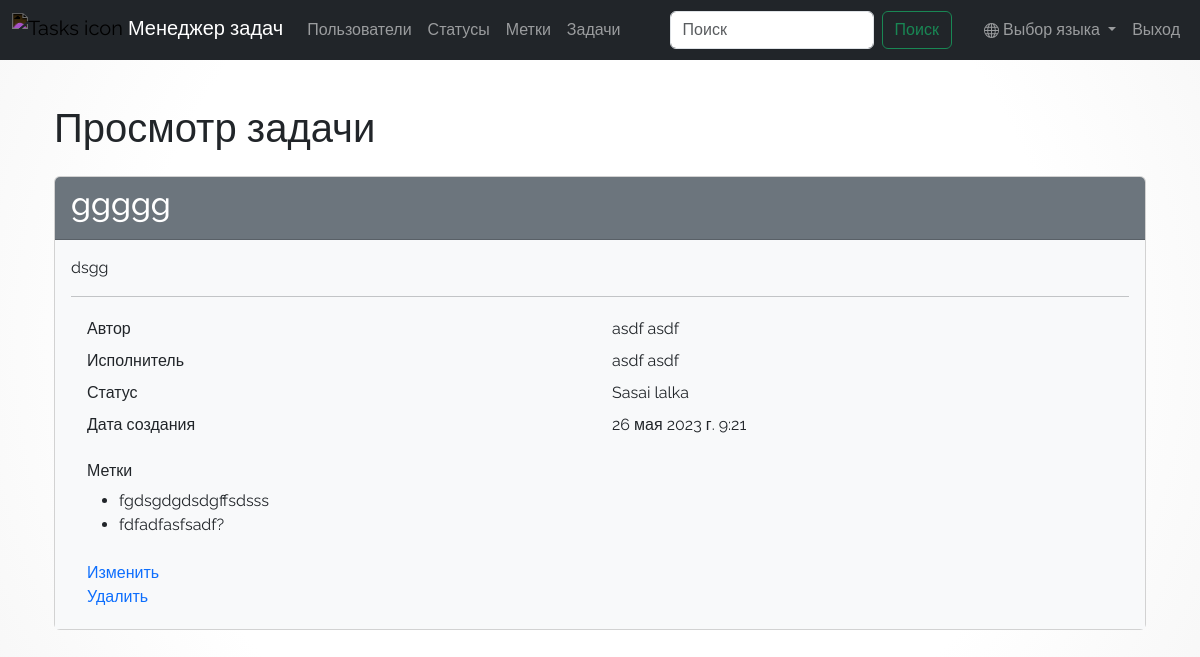
Page /tasks/3/ (signed in) on the committed database.
### task_manager/tasks/models.py (models this page shows, shortened)
class Task(models.Model):
    name = models.CharField(
        max_length=50,
        unique=True,
        verbose_name=_("Task name"),
    )
    description = models.TextField(
        max_length=1000, verbose_name=_("Description"), default=""
    )
    status = models.ForeignKey(
        Status, on_delete=models.PROTECT, null=True, verbose_name=_("Status")
    )
    assigned_by = models.ForeignKey(
        User,
        null=True,
        on_delete=models.PROTECT,
        related_name="creator",
        verbose_name=_("Creator"),
    )
    executor = models.ForeignKey(
        User,
        on_delete=models.PROTECT,
        related_name="assignee",
        verbose_name=_("Assignee"),
        blank=True,
        default="",
        null=True,
    )
    labels = models.ManyToManyField(
        Label,
        through="LabelM2m",
        related_name="labels",
        blank=True,
        verbose_name=_("Label"),
    )
    created_at = models.DateTimeField(
        auto_now_add=True,
        verbose_name=_("Created at "),
    )
    class Meta:
        verbose_name = _("Task")
        verbose_name_plural = _("Tasks")

### task_manager/statuses/models.py (models this page shows)
class Status(models.Model):
    name = models.CharField(
        max_length=50,
        unique=True,
        verbose_name=_("Status name "),
    )
    created_at = models.DateTimeField(
        auto_now_add=True,
        verbose_name=_("Created at "),
    )
    class Meta:
        verbose_name = _("Status")
        verbose_name_plural = _("Statuses")
    def __str__(self):
        return self.name

### task_manager/labels/models.py (models this page shows, shortened)
class Label(models.Model):
    name = models.CharField(
        max_length=50,
        unique=True,
        verbose_name=_("Label name"),
    )
    created_at = models.DateTimeField(
        auto_now_add=True,
        verbose_name=_("Created at"),
    )
    class Meta:
        verbose_name = _("Label")
        verbose_name_plural = _("Labels")

### task_manager/tasks/views.py (the view)
# urls.py: path('<int:id>/', views.TaskShowView.as_view(), name='task_show'),
class TaskShowView(LoginRequiredMixin, DetailView):
    model = Task
    template_name = "tasks/show.html"
    login_url = reverse_lazy("user_login")
    pk_url_kwarg = "id"

### task_manager/templates/tasks/show.html
{% extends "base.html" %}
{% load i18n %}
{% block main %}
  <div class="container wrapper flex-grow-1">
    <h1 class="my-4">
      {% translate 'Task show' %}
    </h1>
    <div class="card" >
      <div class="card-header bg-secondary text-white">
        <h2>{{ object.name }}</h2>
      </div>
      <div class="card-body bg-light">
        <p>{{ object.description }}</p>
        <hr>
        <div class="container">
          <div class="row p-1">
            <div class="col">{% translate 'Created by' %}</div>
            <div class="col">{{ object.assigned_by.first_name }} {{ object.assigned_by.last_name }}</div>
          </div>
          <div class="row p-1">
            <div class="col">{% translate 'Assigned to' %}</div>
            <div class="col">{{ object.executor.first_name }} {{ object.executor.last_name }}</div>
          </div>
          <div class="row p-1">
            <div class="col">{% translate 'Status' %}</div>
            <div class="col">{{ object.status }}</div>
          </div>
          <div class="row p-1">
            <div class="col">{% translate 'Creation date' %}</div>
            <div class="col">{{ object.created_at }}</div>
          </div>
          <div class="row p-1 mt-3">
            <div class="col">
              <h6>{% translate 'Labels:' %}</h6>
              <ul>
                {% for label in object.labels.all %}
                <li>{{ label.name }}</li>
                {% endfor %}
              </ul>
            </div>
          </div>
          <div class="row p-1">
            <div class="col">
              <a href={% url 'task_update' id=task.id %}>{% translate 'Update' %}</a>
              <br>
              <a href={% url 'task_delete' id=task.id %}>{% translate 'Delete' %}</a>
            </div>
          </div>
        </div>
      </div>
    </div>
  </div>
{% endblock %}

### task_manager/templates/base.html (style rules this page uses)
body { padding-top: 5rem; background: radial-gradient(circle, hsla(0, 0%, 100%, 1) 67%, hsla(0, 0%, 97%, 1) 100%); font-family: 'Raleway', sans-serif; }

### rows in the picture
Task: name "ggggg", description "dsgg", assigned_by.first_name "asdf", assigned_by.last_name "asdf", executor.first_name "asdf", executor.last_name "asdf", status "Sasai lalka", created_at "26 мая 2023 г. 9:21"
Label: name "fgdsgdgdsdgffsdsss"
Label: name "fdfadfasfsadf?"
